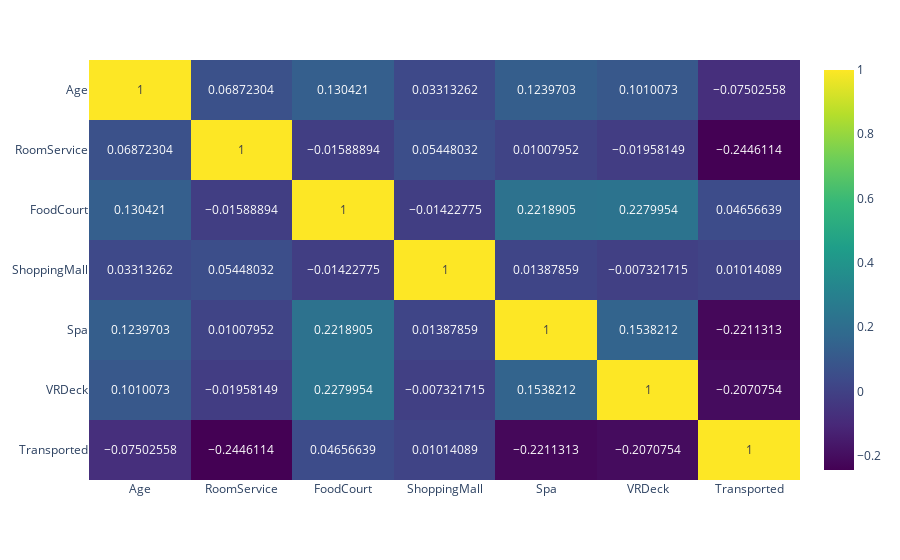

The notebook cell saved with this chart:
### Code cell
fig = px.imshow(train.corr() ,text_auto=True, aspect="auto" , color_continuous_scale = "viridis")
fig.show()

### Figure 1 — Plotly figure (JSON) as saved in the notebook; plotly's stock layout.template omitted (floating-point values rounded to 4 significant figures)
{"data": [{"coloraxis": "coloraxis", "hovertemplate": "x: %{x}<br>y: %{y}<br>color: %{z}<extra></extra>", "name": "0", "texttemplate": "%{z}", "type": "heatmap", "x": ["Age", "RoomService", "FoodCourt", "ShoppingMall", "Spa", "VRDeck", "Transported"], "xaxis": "x", "y": ["Age", "RoomService", "FoodCourt", "ShoppingMall", "Spa", "VRDeck", "Transported"], "yaxis": "y", "z": [[1, 0.06872, 0.1304, 0.03313, 0.124, 0.101, -0.07503], [0.06872, 1, -0.01589, 0.05448, 0.01008, -0.01958, -0.2446], [0.1304, -0.01589, 1, -0.01423, 0.2219, 0.228, 0.04657], [0.03313, 0.05448, -0.01423, 1, 0.01388, -0.007322, 0.01014], [0.124, 0.01008, 0.2219, 0.01388, 1, 0.1538, -0.2211], [0.101, -0.01958, 0.228, -0.007322, 0.1538, 1, -0.2071], [-0.07503, -0.2446, 0.04657, 0.01014, -0.2211, -0.2071, 1]]}], "layout": {"coloraxis": {"colorscale": [[0, "#440154"], [0.1111, "#482878"], [0.2222, "#3e4989"], [0.3333, "#31688e"], [0.4444, "#26828e"], [0.5556, "#1f9e89"], [0.6667, "#35b779"], [0.7778, "#6ece58"], [0.8889, "#b5de2b"], [1, "#fde725"]]}, "margin": {"t": 60}, "xaxis": {"anchor": "y", "domain": [0, 1]}, "yaxis": {"anchor": "x", "autorange": "reversed", "domain": [0, 1]}}}
